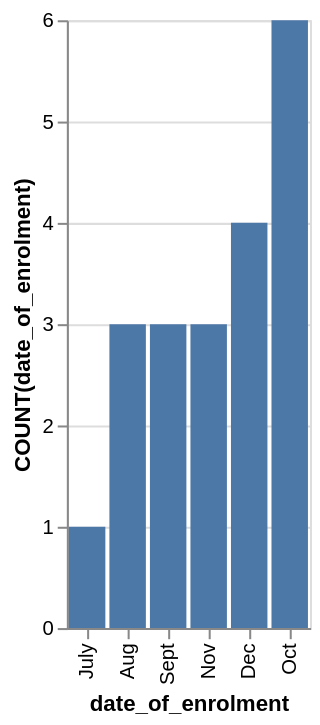

Here is the Vega-Lite specification saved for this chart:
### Vega-Lite specification from a JSON file in a GitHub repository (floating-point values rounded to 4 significant figures)
{"data": {"values": [{"x_data": "July", "y_data": 1}, {"x_data": "Aug", "y_data": 3}, {"x_data": "Sept", "y_data": 3}, {"x_data": "Oct", "y_data": 6}, {"x_data": "Nov", "y_data": 3}, {"x_data": "Dec", "y_data": 4}]}, "mark": "bar", "encoding": {"x": {"field": "x_data", "type": "nominal", "title": "date_of_enrolment", "sort": {"op": "sum", "field": "y_data", "order": "ascending"}}, "y": {"field": "y_data", "type": "quantitative", "title": "COUNT(date_of_enrolment)"}}}
